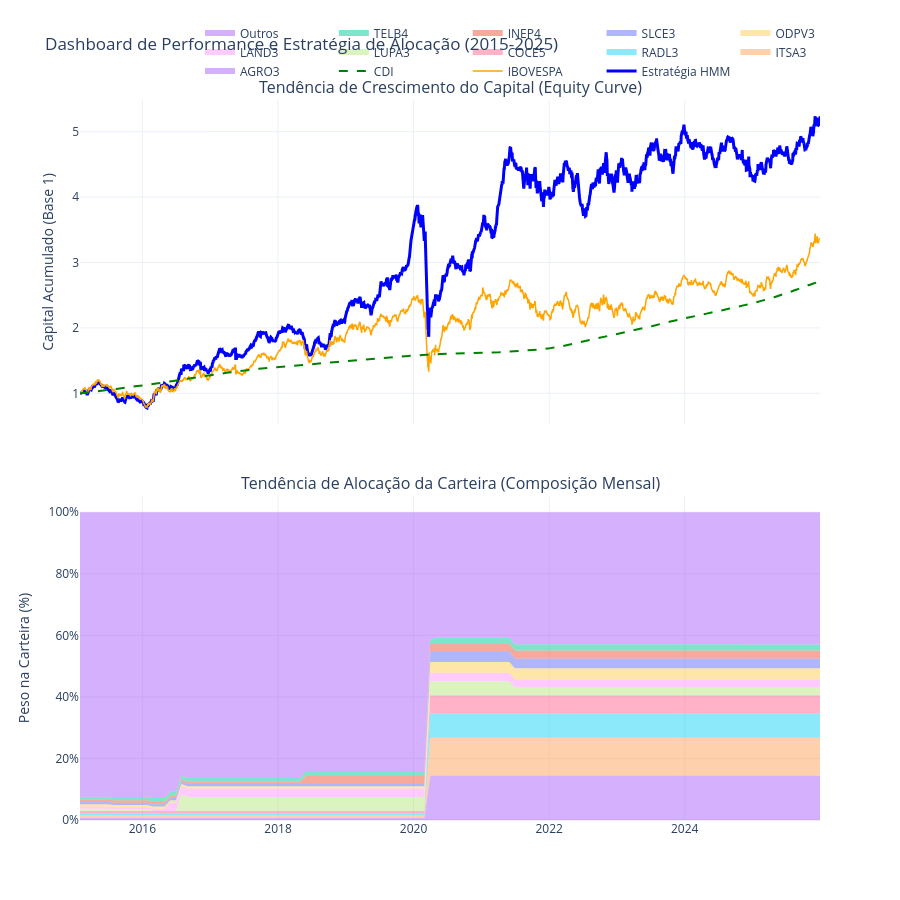

This figure's notebook cell:
### Code cell
import pandas as pd
import numpy as np
import plotly.graph_objects as go
from plotly.subplots import make_subplots
import os

def gerar_painel_visualizacao(diretorio_dados):
    print("=== GERANDO PAINEL DE VISUALIZAÇÃO INTERATIVO Mínima Variância ===")
    
    df_pesos = pd.read_csv(os.path.join(diretorio_dados, "historico_alocacao_HMM_EWMA Mínima Variância.csv"), index_col=0, parse_dates=True)
    df_ret = pd.read_csv(os.path.join(diretorio_dados, "matriz_retornos_simples_v2.csv"), index_col='Data', parse_dates=True)
    
    # Carregar CDI Externo
    caminho_cdi = os.path.join(diretorio_dados, "CDI_2010_2026.xlsx")
    df_cdi = pd.read_excel(caminho_cdi)
    df_cdi = df_cdi.rename(columns={'Date': 'Data', 'valor': 'CDI'}).set_index('Data')
    df_cdi.index = pd.to_datetime(df_cdi.index)
    
    data_ini = df_pesos.index[0]
    df_ret = df_ret.loc[data_ini:]
    
    pesos_diarios = df_pesos.reindex(df_ret.index).ffill().bfill()
    ret_ativos = df_ret[df_pesos.columns]
    ret_est = (ret_ativos * pesos_diarios).sum(axis=1)
    
    curva_est = (1 + ret_est).cumprod()
    curva_ibov = (1 + df_ret['IBOV']).cumprod()
    
    # CDI Alinhado
    cdi_alinhado = df_cdi['CDI'].reindex(df_ret.index).ffill()
    curva_cdi = (1 + cdi_alinhado).cumprod()

    top_10_ativos = df_pesos.mean().sort_values(ascending=False).head(10).index.tolist()
    df_pesos_plot = df_pesos[top_10_ativos].copy()
    df_pesos_plot['Outros'] = df_pesos.drop(columns=top_10_ativos).sum(axis=1)

    fig = make_subplots(
        rows=2, cols=1,
        shared_xaxes=True,
        vertical_spacing=0.1,
        subplot_titles=("Tendência de Crescimento do Capital (Equity Curve)", 
                        "Tendência de Alocação da Carteira (Composição Mensal)")
    )

    fig.add_trace(go.Scatter(x=curva_est.index, y=curva_est, name="Estratégia HMM", line=dict(color='blue', width=3)), row=1, col=1)
    fig.add_trace(go.Scatter(x=curva_ibov.index, y=curva_ibov, name="IBOVESPA", line=dict(color='orange', width=1.5)), row=1, col=1)
    fig.add_trace(go.Scatter(x=curva_cdi.index, y=curva_cdi, name="CDI", line=dict(color='green', dash='dash')), row=1, col=1)

    for coluna in df_pesos_plot.columns:
        fig.add_trace(
            go.Scatter(x=df_pesos_plot.index, y=df_pesos_plot[coluna], name=coluna, stackgroup='one', mode='none'),
            row=2, col=1
        )

    fig.update_layout(
        height=900,
        title_text="Dashboard de Performance e Estratégia de Alocação (2015-2025) Mínima Variancia",
        template="plotly_white",
        showlegend=True,
        legend=dict(orientation="h", yanchor="bottom", y=1.02, xanchor="right", x=1)
    )

    fig.update_yaxes(title_text="Capital Acumulado (Base 1)", row=1, col=1)
    fig.update_yaxes(title_text="Peso na Carteira (%)", tickformat=".0%", row=2, col=1)

    fig.show()

pasta_trabalho = r"C:\VSCodeWorkspace\TCC_Escrito\data"
gerar_painel_visualizacao(pasta_trabalho)

### Figure 1 — Plotly figure (JSON) as saved in the notebook; plotly's stock layout.template omitted (floating-point values rounded to 4 significant figures; data arrays with more than 128 entries replaced by an {"elided": "..."} marker saying what was removed)
{"data": [{"line": {"color": "blue", "width": 3}, "name": "Estratégia HMM", "type": "scatter", "x": {"elided": "2708 str values"}, "xaxis": "x", "y": {"elided": "2708 float values"}, "yaxis": "y"}, {"line": {"color": "orange", "width": 1.5}, "name": "IBOVESPA", "type": "scatter", "x": {"elided": "2708 str values"}, "xaxis": "x", "y": {"elided": "2708 float values"}, "yaxis": "y"}, {"line": {"color": "green", "dash": "dash"}, "name": "CDI", "type": "scatter", "x": {"elided": "2708 str values"}, "xaxis": "x", "y": {"elided": "2708 float values"}, "yaxis": "y"}, {"mode": "none", "name": "AGRO3", "stackgroup": "one", "type": "scatter", "x": {"elided": "132 str values"}, "xaxis": "x2", "y": {"elided": "132 float values"}, "yaxis": "y2"}, {"mode": "none", "name": "ITSA3", "stackgroup": "one", "type": "scatter", "x": {"elided": "132 str values"}, "xaxis": "x2", "y": {"elided": "132 float values"}, "yaxis": "y2"}, {"mode": "none", "name": "RADL3", "stackgroup": "one", "type": "scatter", "x": {"elided": "132 str values"}, "xaxis": "x2", "y": {"elided": "132 float values"}, "yaxis": "y2"}, {"mode": "none", "name": "COCE5", "stackgroup": "one", "type": "scatter", "x": {"elided": "132 str values"}, "xaxis": "x2", "y": {"elided": "132 float values"}, "yaxis": "y2"}, {"mode": "none", "name": "LUPA3", "stackgroup": "one", "type": "scatter", "x": {"elided": "132 str values"}, "xaxis": "x2", "y": {"elided": "132 float values"}, "yaxis": "y2"}, {"mode": "none", "name": "LAND3", "stackgroup": "one", "type": "scatter", "x": {"elided": "132 str values"}, "xaxis": "x2", "y": {"elided": "132 float values"}, "yaxis": "y2"}, {"mode": "none", "name": "ODPV3", "stackgroup": "one", "type": "scatter", "x": {"elided": "132 str values"}, "xaxis": "x2", "y": {"elided": "132 float values"}, "yaxis": "y2"}, {"mode": "none", "name": "SLCE3", "stackgroup": "one", "type": "scatter", "x": {"elided": "132 str values"}, "xaxis": "x2", "y": {"elided": "132 float values"}, "yaxis": "y2"}, {"mode": "none", "name": "INEP4", "stackgroup": "one", "type": "scatter", "x": {"elided": "132 str values"}, "xaxis": "x2", "y": {"elided": "132 float values"}, "yaxis": "y2"}, {"mode": "none", "name": "TELB4", "stackgroup": "one", "type": "scatter", "x": {"elided": "132 str values"}, "xaxis": "x2", "y": {"elided": "132 float values"}, "yaxis": "y2"}, {"mode": "none", "name": "Outros", "stackgroup": "one", "type": "scatter", "x": {"elided": "132 str values"}, "xaxis": "x2", "y": {"elided": "132 float values"}, "yaxis": "y2"}], "layout": {"annotations": [{"font": {"size": 16}, "showarrow": false, "text": "Tendência de Crescimento do Capital (Equity Curve)", "x": 0.5, "xanchor": "center", "xref": "paper", "y": 1, "yanchor": "bottom", "yref": "paper"}, {"font": {"size": 16}, "showarrow": false, "text": "Tendência de Alocação da Carteira (Composição Mensal)", "x": 0.5, "xanchor": "center", "xref": "paper", "y": 0.45, "yanchor": "bottom", "yref": "paper"}], "height": 900, "legend": {"orientation": "h", "x": 1, "xanchor": "right", "y": 1.02, "yanchor": "bottom"}, "showlegend": true, "title": {"text": "Dashboard de Performance e Estratégia de Alocação (2015-2025)"}, "xaxis": {"anchor": "y", "domain": [0, 1], "matches": "x2", "showticklabels": false}, "xaxis2": {"anchor": "y2", "domain": [0, 1]}, "yaxis": {"anchor": "x", "domain": [0.55, 1], "title": {"text": "Capital Acumulado (Base 1)"}}, "yaxis2": {"anchor": "x2", "domain": [0, 0.45], "tickformat": ".0%", "title": {"text": "Peso na Carteira (%)"}}}}
